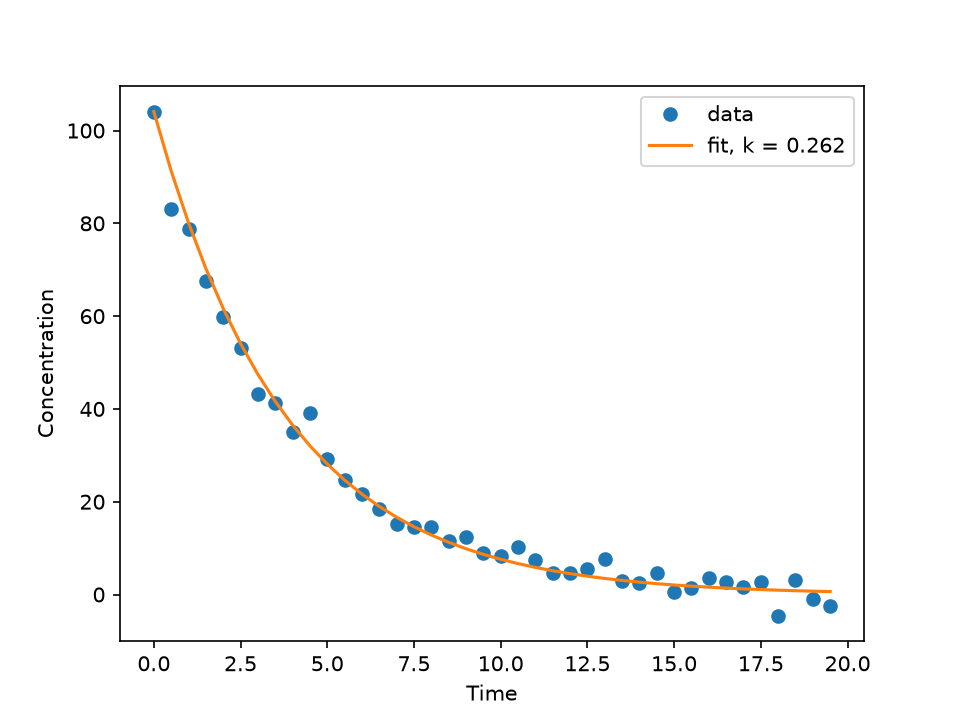

Python code for this plot:
"""
PW2 Lab B Part 3 -- fit a reaction's rate constant to measured data.

A first-order reaction decays as  C(t) = C0 * exp(-k*t).  You have noisy
concentration-vs-time measurements; find the k that best matches them.
Complete the TODOs. Run:  python kinetics.py
"""
import numpy as np
import matplotlib.pyplot as plt
from scipy.optimize import minimize

# TODO 1: read kinetics.csv (columns time, concentration) into arrays t, C.
#         Set C0 = the first concentration.

data = np.loadtxt("kinetics.csv", delimiter=",", skiprows=1)
t = data[:, 0]
C = data[:, 1]
C0 = C[0]

# TODO 2: write total_error(k) = sum of (measured - C0*exp(-k*t))^2.
#         This is the "how bad" number: small when the model matches the data.

def total_error(k):
    k = np.atleast_1d(k)[0]
    return np.sum((C - C0 * np.exp(-k * t))**2)

# TODO 3: minimise total_error with scipy.optimize.minimize (method "SLSQP",
#         bounds [(0, 5)], start x0=0.5). Print the fitted k.

res = minimize(total_error, x0=[0.5], method="SLSQP", bounds=[(0, 5)])
k_fit = res.x[0]
print("Fitted k:", k_fit)

# TODO 4: plot the measured data (points) and your fitted curve (line) together.
#         Save as kinetics.png.

plt.plot(t, C, "o", label="data")
plt.plot(t, C0 * np.exp(-k_fit * t), "-", label=f"fit, k = {k_fit:.3f}")
plt.xlabel("Time")
plt.ylabel("Concentration")
plt.legend()
plt.savefig("kinetics.png", dpi=150)
plt.show()
